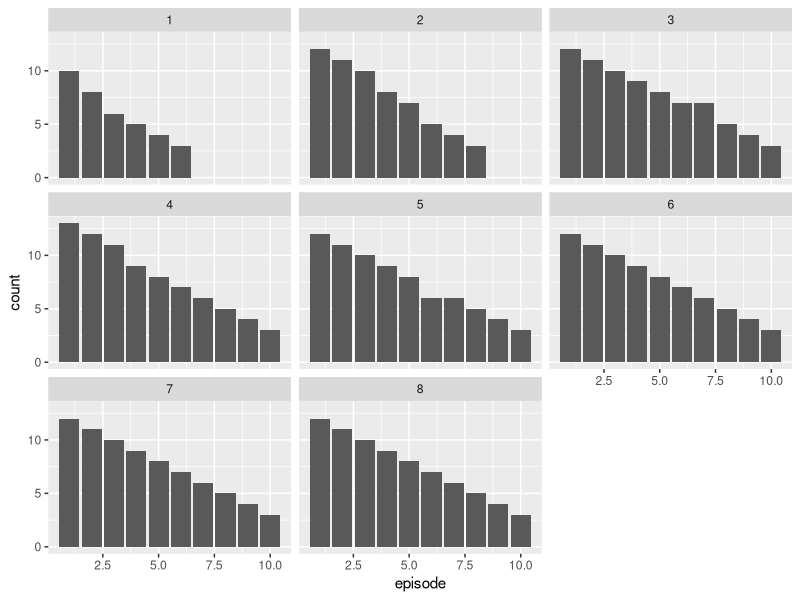

Recreate this plot in R.
install.packages("dplyr")
install.packages("readr")
install.packages("skimr")
install.packages("ggplot2")
library(ggplot2)
# Load readr
library(readr)

# Create bakeoff but skip first row
#bakeoff <- read_csv("bakeoff.csv", skip = 1) not done because dataset has headers in first row
bakeoff <- read_csv("bakeoff.csv")

# Print bakeoff
bakeoff

# Load dplyr
library(dplyr)

# Filter rows where showstopper is UNKNOWN 
bakeoff %>% 
  filter(showstopper == "UNKNOWN")

# Edit to add list of missing values
bakeoff <- read_csv("bakeoff.csv",
                    na = c("", "NA", "UNKNOWN"))

# Filter rows where showstopper is NA 
bakeoff %>% filter(is.na(showstopper))

bakeoff %>% arrange(us_airdate) %>% glimpse()
#The first show episode to air in the US was on 12/28/2014

# Load skimr
library(skimr)

# Edit to filter, group by, and skim
bakeoff %>% 
  filter(!is.na(us_season)) %>% 
  group_by(us_season)  %>% 
  skim()

bakeoff %>% skim() %>% summary()
# View distinct results
bakeoff %>% distinct(result)
# Count rows for each result
bakeoff %>% count(result)

# Count whether or not star baker
bakeoff %>% 
  count(result == "SB")

# Count the number of rows by series and episode
bakeoff %>% count(series, episode)

# Add second count by series
bakeoff %>% 
  count(series, episode) %>% count(series)

# Count the number of rows by series and baker
bakers_by_series <- bakeoff %>% count(series, baker)


# Print to view
bakers_by_series

# Count again by series
bakers_by_series %>% 
  count(series)

# Count again by baker
bakers_by_series %>% count(baker, sort = T)

ggplot(bakeoff, aes(x = episode)) + 
  geom_bar() + 
  facet_wrap(~series)

